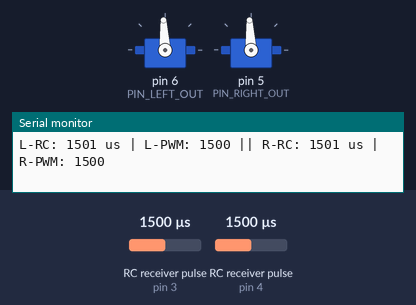
A sketch run on a simulated Arduino Uno, built with avr-gcc and run on an emulated ATmega328P. Shown: 2 × servo, the last lines printed to the serial monitor. Wiring (inferred from the names in the program): 2 × RC receiver channel: data pin 3 / data pin 4. Inputs (shaded band) come from the test bench; at power-on: RC receiver pulse (sensors on pin 3, pin 4) 1500 µs.

Above: at 6.2 s.
6.3 s: RC receiver pulse (sensor on pin 3) set to 1020 µs
At 7.3 s:
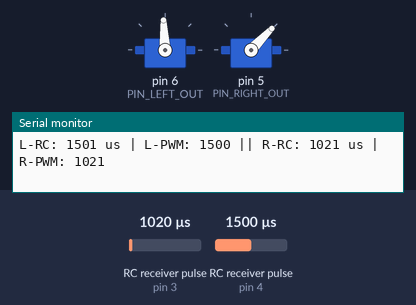
7.8 s: RC receiver pulse (sensor on pin 4) set to 1020 µs
At 8.4 s:
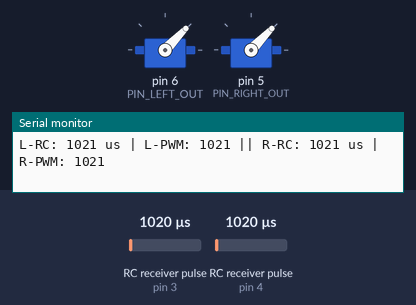
9.3 s: RC receiver pulse (sensor on pin 3) set to 1250 µs
At 10.5 s:
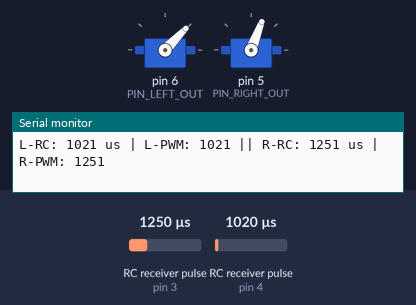
10.8 s: RC receiver pulse (sensor on pin 4) set to 1250 µs
At 11.9 s:
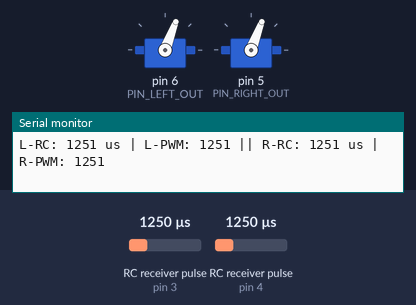
12.3 s: RC receiver pulse (sensor on pin 3) set to 1500 µs
At 13.0 s:
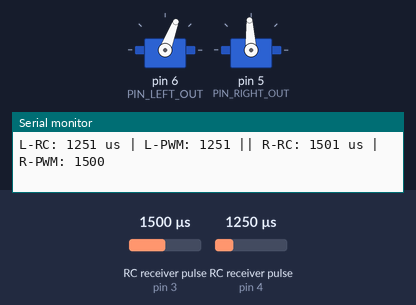
13.8 s: RC receiver pulse (sensor on pin 4) set to 1750 µs
At 14.2 s:
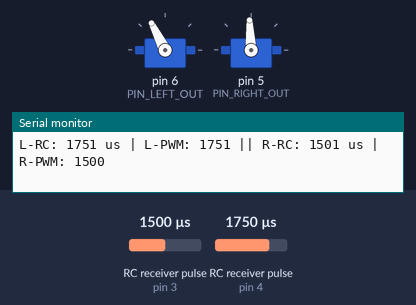
Timing chart, 0 to 16.3 s (numbered marks = the images above; inputs shaded):
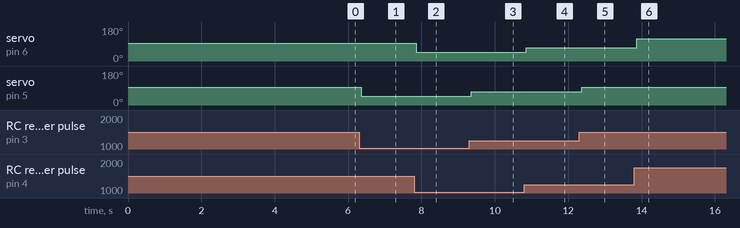

Measured:
- after the input at 6.3 s, servo on pin 5 (PIN_RIGHT_OUT): 93° → 46° after 0.06 s
- after the input at 7.8 s, servo on pin 6 (PIN_LEFT_OUT): 93° → 46° after 0.06 s
- after the input at 9.3 s, servo on pin 5 (PIN_RIGHT_OUT): 46° → 69° after 0.06 s
- after the input at 10.8 s, servo on pin 6 (PIN_LEFT_OUT): 46° → 69° after 0.06 s
- after the input at 12.3 s, servo on pin 5 (PIN_RIGHT_OUT): 69° → 93° after 0.06 s
- after the input at 13.8 s, servo on pin 6 (PIN_LEFT_OUT): 69° → 117° after 0.06 s

The sketch:

wheels.ino
```cpp
#include <Servo.h>

// ============================================================
// Tank Drive - Left & Right Independently
// FlySky FS-i6: CH2 = Right Stick Up/Down, CH3 = Left Stick Up/Down
// ============================================================

// --- Pins ---
const int PIN_LEFT_OUT         = 6;   // Left drive ESC
const int PIN_RIGHT_OUT        = 5;   // Right drive ESC

const int PIN_RC_LEFT_DRIVE    = 4;   // CH3 - Left stick up/down
const int PIN_RC_RIGHT_DRIVE   = 3;   // CH2 - Right stick up/down

// --- ESC pulse limits ---
const int PWM_MIN = 1000;
const int PWM_MID = 1500;
const int PWM_MAX = 2000;

// --- Deadzone ---
const int DEADZONE = 50;

// --- ESC objects ---
Servo leftESC;
Servo rightESC;

// --- Helper: read RC channel safely ---
// Returns 0 if signal is lost or out of range
unsigned long readRC(int pin) {
  unsigned long val = pulseIn(pin, HIGH, 25000);
  if (val < 900 || val > 2100) return 0;
  return val;
}

// --- Helper: apply deadzone around center ---
int applyDeadzone(int val, int center, int deadzone) {
  if (abs(val - center) < deadzone) return center;
  return val;
}

// --- Helper: clamp ---
int clamp(int val, int minVal, int maxVal) {
  return max(minVal, min(maxVal, val));
}

void setup() {
  Serial.begin(115200);

  pinMode(PIN_RC_LEFT_DRIVE,  INPUT);
  pinMode(PIN_RC_RIGHT_DRIVE, INPUT);

  leftESC.attach(PIN_LEFT_OUT);
  rightESC.attach(PIN_RIGHT_OUT);

  Serial.println("=================================");
  Serial.println("     Tank Drive Control          ");
  Serial.println("=================================");

  // Arm ESCs at neutral (bidirectional ESCs arm at 1500)
  Serial.println("Arming drive ESCs at neutral...");
  leftESC.writeMicroseconds(PWM_MID);
  rightESC.writeMicroseconds(PWM_MID);
  delay(5000);

  Serial.println("ESCs armed. Ready to drive.");
  Serial.println();
}

void loop() {
  unsigned long leftRC  = readRC(PIN_RC_LEFT_DRIVE);
  unsigned long rightRC = readRC(PIN_RC_RIGHT_DRIVE);

  // --- FAILSAFE: stop motors if signal is lost ---
  if (leftRC == 0 || rightRC == 0) {
    leftESC.writeMicroseconds(PWM_MID);
    rightESC.writeMicroseconds(PWM_MID);
    Serial.println("FAILSAFE - Signal lost! Motors stopped.");
    delay(20);
    return;
  }

  // --- Apply deadzone ---
  int leftPWM  = applyDeadzone((int)leftRC,  PWM_MID, DEADZONE);
  int rightPWM = applyDeadzone((int)rightRC, PWM_MID, DEADZONE);

  // --- Clamp to safe range ---
  leftPWM  = clamp(leftPWM,  PWM_MIN, PWM_MAX);
  rightPWM = clamp(rightPWM, PWM_MIN, PWM_MAX);

  leftESC.writeMicroseconds(leftPWM);
  rightESC.writeMicroseconds(rightPWM);

  // --- Debug output ---
  Serial.print("L-RC: "); Serial.print(leftRC);
  Serial.print(" us | L-PWM: "); Serial.print(leftPWM);
  Serial.print(" || R-RC: "); Serial.print(rightRC);
  Serial.print(" us | R-PWM: "); Serial.println(rightPWM);

  delay(20); // ~50 Hz
}
```
